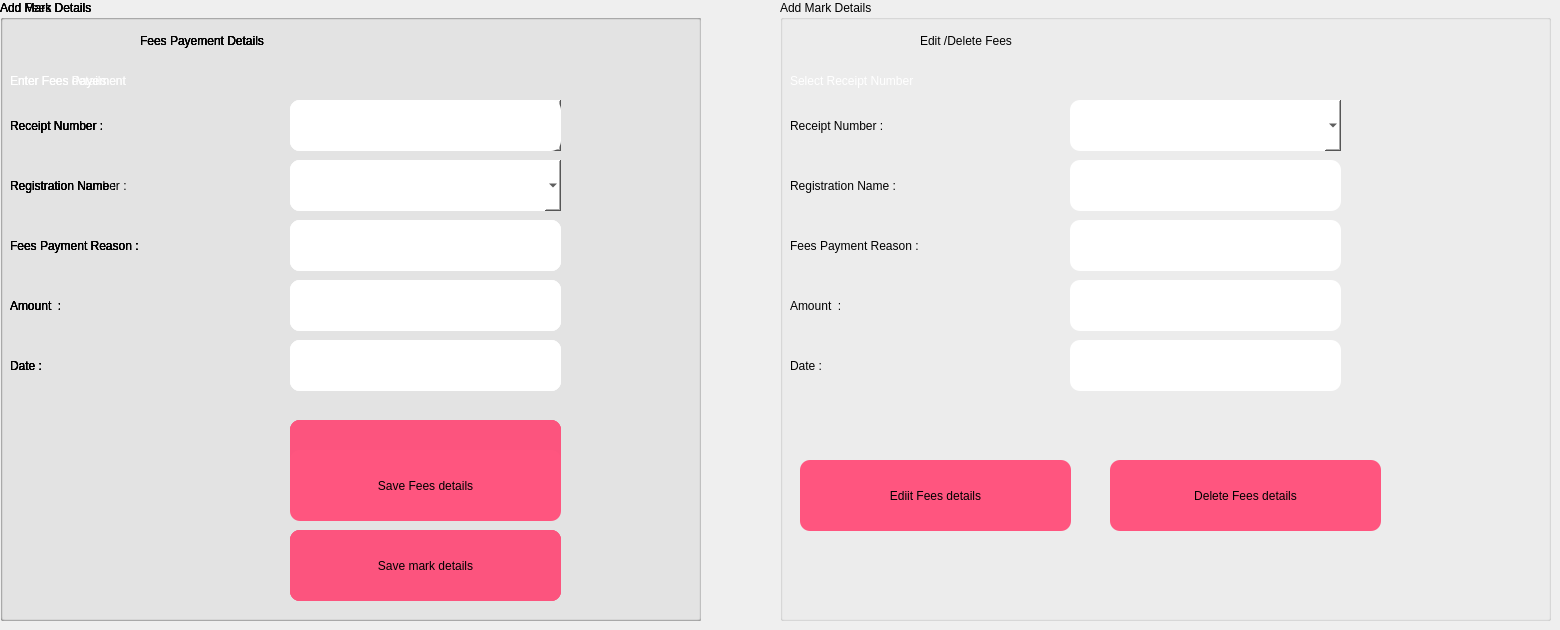
    <widget class="QWidget" name="tab_5">
     <attribute name="title">
      <string>fees</string>
     </attribute>
     <widget class="QGroupBox" name="groupBox_6">
      <property name="geometry">
       <rect>
        <x>0</x>
        <y>0</y>
        <width>701</width>
        <height>621</height>
       </rect>
      </property>
      <property name="title">
       <string>Add Mark Details</string>
      </property>
      <widget class="QLabel" name="label_83">
       <property name="geometry">
        <rect>
         <x>140</x>
         <y>10</y>
         <width>441</width>
         <height>61</height>
        </rect>
       </property>
       <property name="styleSheet">
        <string notr="true">font: 75 24pt &quot;MS Shell Dlg 2&quot;;</string>
       </property>
       <property name="text">
        <string>Fees Payement Details</string>
       </property>
      </widget>
      <widget class="QLabel" name="label_84">
       <property name="geometry">
        <rect>
         <x>10</x>
         <y>60</y>
         <width>541</width>
         <height>41</height>
        </rect>
       </property>
       <property name="styleSheet">
        <string notr="true">color:rgb(255, 255, 255);
font: 75 21pt &quot;MS Shell Dlg 2&quot;;</string>
       </property>
       <property name="text">
        <string>Enter Fees Payement </string>
       </property>
      </widget>
      <widget class="QLabel" name="label_85">
       <property name="geometry">
        <rect>
         <x>10</x>
         <y>100</y>
         <width>271</width>
         <height>51</height>
        </rect>
       </property>
       <property name="styleSheet">
        <string notr="true">font: 75 16pt &quot;MS Shell Dlg 2&quot;;</string>
       </property>
       <property name="text">
        <string>Receipt Number :</string>
       </property>
      </widget>
      <widget class="QComboBox" name="comboBox_12">
       <property name="geometry">
        <rect>
         <x>290</x>
         <y>100</y>
         <width>271</width>
         <height>51</height>
        </rect>
       </property>
       <property name="styleSheet">
        <string notr="true">background-color: rgb(255, 255, 255);
font: 75 12pt &quot;MS Shell Dlg 2&quot;;
border-radius:10px;
</string>
       </property>
      </widget>
      <widget class="QLabel" name="label_86">
       <property name="geometry">
        <rect>
         <x>10</x>
         <y>160</y>
         <width>271</width>
         <height>51</height>
        </rect>
       </property>
       <property name="styleSheet">
        <string notr="true">font: 75 16pt &quot;MS Shell Dlg 2&quot;;</string>
       </property>
       <property name="text">
        <string>Registration Name :</string>
       </property>
      </widget>
      <widget class="QLineEdit" name="lineEdit_40">
       <property name="geometry">
        <rect>
         <x>290</x>
         <y>160</y>
         <width>271</width>
         <height>51</height>
        </rect>
       </property>
       <property name="styleSheet">
        <string notr="true">background-color: rgb(255, 255, 255);
border-radius:10px;</string>
       </property>
      </widget>
      <widget class="QLineEdit" name="lineEdit_43">
       <property name="geometry">
        <rect>
         <x>290</x>
         <y>220</y>
         <width>271</width>
         <height>51</height>
        </rect>
       </property>
       <property name="styleSheet">
        <string notr="true">background-color: rgb(255, 255, 255);
border-radius:10px;</string>
       </property>
      </widget>
      <widget class="QLabel" name="label_87">
       <property name="geometry">
        <rect>
         <x>10</x>
         <y>220</y>
         <width>271</width>
         <height>51</height>
        </rect>
       </property>
       <property name="styleSheet">
        <string notr="true">font: 75 16pt &quot;MS Shell Dlg 2&quot;;</string>
       </property>
       <property name="text">
        <string>Fees Payment Reason :</string>
       </property>
      </widget>
      <widget class="QLineEdit" name="lineEdit_44">
       <property name="geometry">
        <rect>
         <x>290</x>
         <y>280</y>
         <width>271</width>
         <height>51</height>
        </rect>
       </property>
       <property name="styleSheet">
        <string notr="true">background-color: rgb(255, 255, 255);
border-radius:10px;</string>
       </property>
       <property name="text">
        <string/>
       </property>
      </widget>
      <widget class="QLabel" name="label_88">
       <property name="geometry">
        <rect>
         <x>10</x>
         <y>280</y>
         <width>271</width>
         <height>51</height>
        </rect>
       </property>
       <property name="styleSheet">
        <string notr="true">font: 75 16pt &quot;MS Shell Dlg 2&quot;;</string>
       </property>
       <property name="text">
        <string>Amount  :</string>
       </property>
      </widget>
      <widget class="QLineEdit" name="lineEdit_45">
       <property name="geometry">
        <rect>
         <x>290</x>
         <y>340</y>
         <width>271</width>
         <height>51</height>
        </rect>
       </property>
       <property name="styleSheet">
        <string notr="true">background-color: rgb(255, 255, 255);
border-radius:10px;</string>
       </property>
       <property name="text">
        <string/>
       </property>
      </widget>
      <widget class="QLabel" name="label_89">
       <property name="geometry">
        <rect>
         <x>10</x>
         <y>340</y>
         <width>271</width>
         <height>51</height>
        </rect>
       </property>
       <property name="styleSheet">
        <string notr="true">font: 75 16pt &quot;MS Shell Dlg 2&quot;;</string>
       </property>
       <property name="text">
        <string>Date :</string>
       </property>
      </widget>
      <widget class="QPushButton" name="pushButton_16">
       <property name="geometry">
        <rect>
         <x>290</x>
         <y>530</y>
         <width>271</width>
         <height>71</height>
        </rect>
       </property>
       <property name="styleSheet">
        <string notr="true">border-radius:10px;
background-color: rgb(255, 85, 127);
border-color: rgb(0, 0, 0);
border-width:2px;
border-color: rgb(0, 0, 0);
font: 75 16pt &quot;MS Shell Dlg 2&quot;;</string>
       </property>
       <property name="text">
        <string>Save mark details</string>
       </property>
      </widget>
      <widget class="QPushButton" name="pushButton_3">
       <property name="geometry">
        <rect>
         <x>290</x>
         <y>420</y>
         <width>271</width>
         <height>71</height>
        </rect>
       </property>
       <property name="styleSheet">
        <string notr="true">border-radius:10px;
background-color: rgb(255, 85, 127);
border-color: rgb(0, 0, 0);
border-width:2px;
border-color: rgb(0, 0, 0);
font: 75 16pt &quot;MS Shell Dlg 2&quot;;</string>
       </property>
       <property name="text">
        <string>Save Fees details</string>
       </property>
      </widget>
      <widget class="QGroupBox" name="groupBox_7">
       <property name="geometry">
        <rect>
         <x>0</x>
         <y>0</y>
         <width>701</width>
         <height>621</height>
        </rect>
       </property>
       <property name="title">
        <string>Add Mark Details</string>
       </property>
       <widget class="QLabel" name="label_90">
        <property name="geometry">
         <rect>
          <x>140</x>
          <y>10</y>
          <width>441</width>
          <height>61</height>
         </rect>
        </property>
        <property name="styleSheet">
         <string notr="true">font: 75 24pt &quot;MS Shell Dlg 2&quot;;</string>
        </property>
        <property name="text">
         <string>Fees Payement Details</string>
        </property>
       </widget>
       <widget class="QLabel" name="label_91">
        <property name="geometry">
         <rect>
          <x>10</x>
          <y>60</y>
          <width>541</width>
          <height>41</height>
         </rect>
        </property>
        <property name="styleSheet">
         <string notr="true">color:rgb(255, 255, 255);
font: 75 21pt &quot;MS Shell Dlg 2&quot;;</string>
        </property>
        <property name="text">
         <string>Enter Fees Payement </string>
        </property>
       </widget>
       <widget class="QLabel" name="label_92">
        <property name="geometry">
         <rect>
          <x>10</x>
          <y>100</y>
          <width>271</width>
          <height>51</height>
         </rect>
        </property>
        <property name="styleSheet">
         <string notr="true">font: 75 16pt &quot;MS Shell Dlg 2&quot;;</string>
        </property>
        <property name="text">
         <string>Receipt Number :</string>
        </property>
       </widget>
       <widget class="QComboBox" name="comboBox_13">
        <property name="geometry">
         <rect>
          <x>290</x>
          <y>100</y>
          <width>271</width>
          <height>51</height>
         </rect>
        </property>
        <property name="styleSheet">
         <string notr="true">background-color: rgb(255, 255, 255);
font: 75 12pt &quot;MS Shell Dlg 2&quot;;
border-radius:10px;
</string>
        </property>
       </widget>
       <widget class="QLabel" name="label_93">
        <property name="geometry">
         <rect>
          <x>10</x>
          <y>160</y>
          <width>271</width>
          <height>51</height>
         </rect>
        </property>
        <property name="styleSheet">
         <string notr="true">font: 75 16pt &quot;MS Shell Dlg 2&quot;;</string>
        </property>
        <property name="text">
         <string>Registration Name :</string>
        </property>
       </widget>
       <widget class="QLineEdit" name="lineEdit_46">
        <property name="geometry">
         <rect>
          <x>290</x>
          <y>160</y>
          <width>271</width>
          <height>51</height>
         </rect>
        </property>
        <property name="styleSheet">
         <string notr="true">background-color: rgb(255, 255, 255);
border-radius:10px;</string>
        </property>
       </widget>
       <widget class="QLineEdit" name="lineEdit_47">
        <property name="geometry">
         <rect>
          <x>290</x>
          <y>220</y>
          <width>271</width>
          <height>51</height>
         </rect>
        </property>
        <property name="styleSheet">
         <string notr="true">background-color: rgb(255, 255, 255);
border-radius:10px;</string>
        </property>
       </widget>
       <widget class="QLabel" name="label_94">
        <property name="geometry">
         <rect>
          <x>10</x>
          <y>220</y>
          <width>271</width>
          <height>51</height>
         </rect>
        </property>
        <property name="styleSheet">
         <string notr="true">font: 75 16pt &quot;MS Shell Dlg 2&quot;;</string>
        </property>
        <property name="text">
         <string>Fees Payment Reason :</string>
        </property>
       </widget>
       <widget class="QLineEdit" name="lineEdit_48">
        <property name="geometry">
         <rect>
          <x>290</x>
          <y>280</y>
          <width>271</width>
          <height>51</height>
         </rect>
        </property>
        <property name="styleSheet">
         <string notr="true">background-color: rgb(255, 255, 255);
border-radius:10px;</string>
        </property>
        <property name="text">
         <string/>
        </property>
       </widget>
       <widget class="QLabel" name="label_95">
        <property name="geometry">
         <rect>
          <x>10</x>
          <y>280</y>
          <width>271</width>
          <height>51</height>
         </rect>
        </property>
        <property name="styleSheet">
         <string notr="true">font: 75 16pt &quot;MS Shell Dlg 2&quot;;</string>
        </property>
        <property name="text">
         <string>Amount  :</string>
        </property>
       </widget>
       <widget class="QLineEdit" name="lineEdit_49">
        <property name="geometry">
         <rect>
          <x>290</x>
          <y>340</y>
          <width>271</width>
          <height>51</height>
         </rect>
        </property>
        <property name="styleSheet">
         <string notr="true">background-color: rgb(255, 255, 255);
border-radius:10px;</string>
        </property>
        <property name="text">
         <string/>
        </property>
       </widget>
       <widget class="QLabel" name="label_96">
        <property name="geometry">
         <rect>
          <x>10</x>
          <y>340</y>
          <width>271</width>
          <height>51</height>
         </rect>
        </property>
        <property name="styleSheet">
         <string notr="true">font: 75 16pt &quot;MS Shell Dlg 2&quot;;</string>
        </property>
        <property name="text">
         <string>Date :</string>
        </property>
       </widget>
       <widget class="QPushButton" name="pushButton_17">
        <property name="geometry">
         <rect>
          <x>290</x>
          <y>530</y>
          <width>271</width>
          <height>71</height>
         </rect>
        </property>
        <property name="styleSheet">
         <string notr="true">border-radius:10px;
background-color: rgb(255, 85, 127);
border-color: rgb(0, 0, 0);
border-width:2px;
border-color: rgb(0, 0, 0);
font: 75 16pt &quot;MS Shell Dlg 2&quot;;</string>
        </property>
        <property name="text">
         <string>Save mark details</string>
        </property>
       </widget>
       <widget class="QPushButton" name="pushButton_4">
        <property name="geometry">
         <rect>
          <x>290</x>
          <y>420</y>
          <width>271</width>
          <height>71</height>
         </rect>
        </property>
        <property name="styleSheet">
         <string notr="true">border-radius:10px;
background-color: rgb(255, 85, 127);
border-color: rgb(0, 0, 0);
border-width:2px;
border-color: rgb(0, 0, 0);
font: 75 16pt &quot;MS Shell Dlg 2&quot;;</string>
        </property>
        <property name="text">
         <string>Save Fees details</string>
        </property>
       </widget>
       <widget class="QGroupBox" name="groupBox_8">
        <property name="geometry">
         <rect>
          <x>0</x>
          <y>0</y>
          <width>741</width>
          <height>621</height>
         </rect>
        </property>
        <property name="title">
         <string>Add Mark Details</string>
        </property>
        <widget class="QLabel" name="label_97">
         <property name="geometry">
          <rect>
           <x>140</x>
           <y>10</y>
           <width>441</width>
           <height>61</height>
          </rect>
         </property>
         <property name="styleSheet">
          <string notr="true">font: 75 24pt &quot;MS Shell Dlg 2&quot;;</string>
         </property>
         <property name="text">
          <string>Fees Payement Details</string>
         </property>
        </widget>
        <widget class="QLabel" name="label_98">
         <property name="geometry">
          <rect>
           <x>10</x>
           <y>60</y>
           <width>541</width>
           <height>41</height>
          </rect>
         </property>
         <property name="styleSheet">
          <string notr="true">color:rgb(255, 255, 255);
font: 75 21pt &quot;MS Shell Dlg 2&quot;;</string>
         </property>
         <property name="text">
          <string>Enter Fees Payement </string>
         </property>
        </widget>
        <widget class="QLabel" name="label_99">
         <property name="geometry">
          <rect>
           <x>10</x>
           <y>100</y>
           <width>271</width>
           <height>51</height>
          </rect>
         </property>
         <property name="styleSheet">
          <string notr="true">font: 75 16pt &quot;MS Shell Dlg 2&quot;;</string>
         </property>
         <property name="text">
          <string>Receipt Number :</string>
         </property>
        </widget>
        <widget class="QComboBox" name="comboBox_14">
         <property name="geometry">
          <rect>
           <x>290</x>
           <y>100</y>
           <width>271</width>
           <height>51</height>
          </rect>
         </property>
         <property name="styleSheet">
          <string notr="true">background-color: rgb(255, 255, 255);
font: 75 12pt &quot;MS Shell Dlg 2&quot;;
border-radius:10px;
</string>
         </property>
        </widget>
        <widget class="QLabel" name="label_100">
         <property name="geometry">
          <rect>
           <x>10</x>
           <y>160</y>
           <width>271</width>
           <height>51</height>
          </rect>
         </property>
         <property name="styleSheet">
          <string notr="true">font: 75 16pt &quot;MS Shell Dlg 2&quot;;</string>
         </property>
         <property name="text">
          <string>Registration Name :</string>
         </property>
        </widget>
        <widget class="QLineEdit" name="lineEdit_50">
         <property name="geometry">
          <rect>
           <x>290</x>
           <y>160</y>
           <width>271</width>
           <height>51</height>
          </rect>
         </property>
         <property name="styleSheet">
          <string notr="true">background-color: rgb(255, 255, 255);
border-radius:10px;</string>
         </property>
        </widget>
        <widget class="QLineEdit" name="lineEdit_51">
         <property name="geometry">
          <rect>
           <x>290</x>
           <y>220</y>
           <width>271</width>
           <height>51</height>
          </rect>
         </property>
         <property name="styleSheet">
          <string notr="true">background-color: rgb(255, 255, 255);
border-radius:10px;</string>
         </property>
        </widget>
        <widget class="QLabel" name="label_101">
         <property name="geometry">
          <rect>
           <x>10</x>
           <y>220</y>
           <width>271</width>
           <height>51</height>
          </rect>
         </property>
         <property name="styleSheet">
          <string notr="true">font: 75 16pt &quot;MS Shell Dlg 2&quot;;</string>
         </property>
         <property name="text">
          <string>Fees Payment Reason :</string>
         </property>
        </widget>
        <widget class="QLineEdit" name="lineEdit_52">
         <property name="geometry">
          <rect>
           <x>290</x>
           <y>280</y>
           <width>271</width>
           <height>51</height>
          </rect>
         </property>
         <property name="styleSheet">
          <string notr="true">background-color: rgb(255, 255, 255);
border-radius:10px;</string>
         </property>
         <property name="text">
          <string/>
         </property>
        </widget>
        <widget class="QLabel" name="label_102">
         <property name="geometry">
          <rect>
           <x>10</x>
           <y>280</y>
           <width>271</width>
           <height>51</height>
          </rect>
         </property>
         <property name="styleSheet">
          <string notr="true">font: 75 16pt &quot;MS Shell Dlg 2&quot;;</string>
         </property>
         <property name="text">
          <string>Amount  :</string>
         </property>
        </widget>
        <widget class="QLineEdit" name="lineEdit_53">
         <property name="geometry">
          <rect>
           <x>290</x>
           <y>340</y>
           <width>271</width>
           <height>51</height>
          </rect>
         </property>
         <property name="styleSheet">
          <string notr="true">background-color: rgb(255, 255, 255);
border-radius:10px;</string>
         </property>
         <property name="text">
          <string/>
         </property>
        </widget>
        <widget class="QLabel" name="label_103">
         <property name="geometry">
          <rect>
           <x>10</x>
           <y>340</y>
           <width>271</width>
           <height>51</height>
          </rect>
         </property>
         <property name="styleSheet">
          <string notr="true">font: 75 16pt &quot;MS Shell Dlg 2&quot;;</string>
         </property>
         <property name="text">
          <string>Date :</string>
         </property>
        </widget>
        <widget class="QPushButton" name="pushButton_18">
         <property name="geometry">
          <rect>
           <x>290</x>
           <y>530</y>
           <width>271</width>
           <height>71</height>
          </rect>
         </property>
         <property name="styleSheet">
          <string notr="true">border-radius:10px;
background-color: rgb(255, 85, 127);
border-color: rgb(0, 0, 0);
border-width:2px;
border-color: rgb(0, 0, 0);
font: 75 16pt &quot;MS Shell Dlg 2&quot;;</string>
         </property>
         <property name="text">
          <string>Save mark details</string>
         </property>
        </widget>
        <widget class="QPushButton" name="pushButton_19">
         <property name="geometry">
          <rect>
           <x>290</x>
           <y>420</y>
           <width>271</width>
           <height>71</height>
          </rect>
         </property>
         <property name="styleSheet">
          <string notr="true">border-radius:10px;
background-color: rgb(255, 85, 127);
border-color: rgb(0, 0, 0);
border-width:2px;
border-color: rgb(0, 0, 0);
font: 75 16pt &quot;MS Shell Dlg 2&quot;;</string>
         </property>
         <property name="text">
          <string>Save Fees details</string>
         </property>
        </widget>
        <widget class="QGroupBox" name="groupBox_9">
         <property name="geometry">
          <rect>
           <x>0</x>
           <y>0</y>
           <width>771</width>
           <height>621</height>
          </rect>
         </property>
         <property name="title">
          <string>Add Fees Details</string>
         </property>
         <widget class="QLabel" name="label_104">
          <property name="geometry">
           <rect>
            <x>140</x>
            <y>10</y>
            <width>441</width>
            <height>61</height>
           </rect>
          </property>
          <property name="styleSheet">
           <string notr="true">font: 75 24pt &quot;MS Shell Dlg 2&quot;;</string>
          </property>
          <property name="text">
           <string>Fees Payement Details</string>
          </property>
         </widget>
         <widget class="QLabel" name="label_105">
          <property name="geometry">
           <rect>
            <x>10</x>
            <y>60</y>
            <width>541</width>
            <height>41</height>
           </rect>
          </property>
          <property name="styleSheet">
           <string notr="true">color:rgb(255, 255, 255);
font: 75 21pt &quot;MS Shell Dlg 2&quot;;</string>
          </property>
          <property name="text">
           <string>Enter Fees details </string>
          </property>
         </widget>
         <widget class="QLabel" name="label_106">
          <property name="geometry">
           <rect>
            <x>10</x>
            <y>100</y>
            <width>271</width>
            <height>51</height>
           </rect>
          </property>
          <property name="styleSheet">
           <string notr="true">font: 75 16pt &quot;MS Shell Dlg 2&quot;;</string>
          </property>
          <property name="text">
           <string>Receipt Number :</string>
          </property>
         </widget>
         <widget class="QLabel" name="label_107">
          <property name="geometry">
           <rect>
            <x>10</x>
            <y>160</y>
            <width>271</width>
            <height>51</height>
           </rect>
          </property>
          <property name="styleSheet">
           <string notr="true">font: 75 16pt &quot;MS Shell Dlg 2&quot;;</string>
          </property>
          <property name="text">
           <string>Registration Number :</string>
          </property>
         </widget>
         <widget class="QLineEdit" name="lineEdit_54">
          <property name="geometry">
           <rect>
            <x>290</x>
            <y>100</y>
            <width>271</width>
            <height>51</height>
           </rect>
          </property>
          <property name="styleSheet">
           <string notr="true">background-color: rgb(255, 255, 255);
border-radius:10px;</string>
          </property>
         </widget>
         <widget class="QLineEdit" name="lineEdit_55">
          <property name="geometry">
           <rect>
            <x>290</x>
            <y>220</y>
            <width>271</width>
            <height>51</height>
           </rect>
          </property>
          <property name="styleSheet">
           <string notr="true">background-color: rgb(255, 255, 255);
border-radius:10px;</string>
          </property>
         </widget>
         <widget class="QLabel" name="label_108">
          <property name="geometry">
           <rect>
            <x>10</x>
            <y>220</y>
            <width>271</width>
            <height>51</height>
           </rect>
          </property>
          <property name="styleSheet">
           <string notr="true">font: 75 16pt &quot;MS Shell Dlg 2&quot;;</string>
          </property>
          <property name="text">
           <string>Fees Payment Reason :</string>
          </property>
         </widget>
         <widget class="QLineEdit" name="lineEdit_56">
          <property name="geometry">
           <rect>
            <x>290</x>
            <y>280</y>
            <width>271</width>
            <height>51</height>
           </rect>
          </property>
          <property name="styleSheet">
           <string notr="true">background-color: rgb(255, 255, 255);
border-radius:10px;</string>
          </property>
          <property name="text">
           <string/>
          </property>
         </widget>
         <widget class="QLabel" name="label_109">
          <property name="geometry">
           <rect>
            <x>10</x>
            <y>280</y>
            <width>271</width>
            <height>51</height>
           </rect>
          </property>
          <property name="styleSheet">
           <string notr="true">font: 75 16pt &quot;MS Shell Dlg 2&quot;;</string>
          </property>
          <property name="text">
           <string>Amount  :</string>
          </property>
         </widget>
         <widget class="QLineEdit" name="lineEdit_57">
          <property name="geometry">
           <rect>
            <x>290</x>
            <y>340</y>
            <width>271</width>
            <height>51</height>
           </rect>
          </property>
          <property name="styleSheet">
           <string notr="true">background-color: rgb(255, 255, 255);
border-radius:10px;</string>
          </property>
          <property name="text">
           <string/>
          </property>
         </widget>
         <widget class="QLabel" name="label_110">
          <property name="geometry">
           <rect>
            <x>10</x>
            <y>340</y>
            <width>271</width>
            <height>51</height>
           </rect>
          </property>
          <property name="styleSheet">
           <string notr="true">font: 75 16pt &quot;MS Shell Dlg 2&quot;;</string>
          </property>
          <property name="text">
           <string>Date :</string>
          </property>
         </widget>
         <widget class="QPushButton" name="pushButton_21">
          <property name="geometry">
           <rect>
            <x>290</x>
            <y>450</y>
            <width>271</width>
            <height>71</height>
           </rect>
          </property>
          <property name="styleSheet">
           <string notr="true">border-radius:10px;
background-color: rgb(255, 85, 127);
border-color: rgb(0, 0, 0);
border-width:2px;
border-color: rgb(0, 0, 0);
font: 75 16pt &quot;MS Shell Dlg 2&quot;;</string>
          </property>
          <property name="text">
           <string>Save Fees details</string>
          </property>
         </widget>
         <widget class="QComboBox" name="comboBox_15">
          <property name="geometry">
           <rect>
            <x>290</x>
            <y>160</y>
            <width>271</width>
            <height>51</height>
           </rect>
          </property>
          <property name="styleSheet">
           <string notr="true">background-color: rgb(255, 255, 255);
font: 75 12pt &quot;MS Shell Dlg 2&quot;;
border-radius:10px;
</string>
          </property>
         </widget>
        </widget>
       </widget>
      </widget>
     </widget>
     <widget class="QGroupBox" name="groupBox_10">
      <property name="geometry">
       <rect>
        <x>780</x>
        <y>0</y>
        <width>771</width>
        <height>621</height>
       </rect>
      </property>
      <property name="title">
       <string>Add Mark Details</string>
      </property>
      <widget class="QLabel" name="label_111">
       <property name="geometry">
        <rect>
         <x>140</x>
         <y>10</y>
         <width>441</width>
         <height>61</height>
        </rect>
       </property>
       <property name="styleSheet">
        <string notr="true">font: 75 24pt &quot;MS Shell Dlg 2&quot;;</string>
       </property>
       <property name="text">
        <string>Edit /Delete Fees</string>
       </property>
      </widget>
      <widget class="QLabel" name="label_112">
       <property name="geometry">
        <rect>
         <x>10</x>
         <y>60</y>
         <width>541</width>
         <height>41</height>
        </rect>
       </property>
       <property name="styleSheet">
        <string notr="true">color:rgb(255, 255, 255);
font: 75 21pt &quot;MS Shell Dlg 2&quot;;</string>
       </property>
       <property name="text">
        <string>Select Receipt Number</string>
       </property>
      </widget>
      <widget class="QLabel" name="label_113">
       <property name="geometry">
        <rect>
         <x>10</x>
         <y>100</y>
         <width>271</width>
         <height>51</height>
        </rect>
       </property>
       <property name="styleSheet">
        <string notr="true">font: 75 16pt &quot;MS Shell Dlg 2&quot;;</string>
       </property>
       <property name="text">
        <string>Receipt Number :</string>
       </property>
      </widget>
      <widget class="QComboBox" name="comboBox_16">
       <property name="geometry">
        <rect>
         <x>290</x>
         <y>100</y>
         <width>271</width>
         <height>51</height>
        </rect>
       </property>
       <property name="styleSheet">
        <string notr="true">background-color: rgb(255, 255, 255);
font: 75 12pt &quot;MS Shell Dlg 2&quot;;
border-radius:10px;
</string>
       </property>
      </widget>
      <widget class="QLabel" name="label_114">
       <property name="geometry">
        <rect>
         <x>10</x>
         <y>160</y>
         <width>271</width>
         <height>51</height>
        </rect>
       </property>
       <property name="styleSheet">
        <string notr="true">font: 75 16pt &quot;MS Shell Dlg 2&quot;;</string>
       </property>
       <property name="text">
        <string>Registration Name :</string>
       </property>
      </widget>
      <widget class="QLineEdit" name="lineEdit_58">
       <property name="geometry">
        <rect>
         <x>290</x>
         <y>160</y>
         <width>271</width>
         <height>51</height>
        </rect>
       </property>
       <property name="styleSheet">
        <string notr="true">background-color: rgb(255, 255, 255);
border-radius:10px;</string>
       </property>
      </widget>
      <widget class="QLineEdit" name="lineEdit_59">
       <property name="geometry">
        <rect>
         <x>290</x>
         <y>220</y>
         <width>271</width>
         <height>51</height>
        </rect>
       </property>
       <property name="styleSheet">
        <string notr="true">background-color: rgb(255, 255, 255);
border-radius:10px;</string>
       </property>
      </widget>
      <widget class="QLabel" name="label_115">
       <property name="geometry">
        <rect>
         <x>10</x>
         <y>220</y>
         <width>271</width>
         <height>51</height>
        </rect>
       </property>
       <property name="styleSheet">
        <string notr="true">font: 75 16pt &quot;MS Shell Dlg 2&quot;;</string>
       </property>
       <property name="text">
        <string>Fees Payment Reason :</string>
       </property>
      </widget>
      <widget class="QLineEdit" name="lineEdit_60">
       <property name="geometry">
        <rect>
         <x>290</x>
         <y>280</y>
         <width>271</width>
         <height>51</height>
        </rect>
       </property>
       <property name="styleSheet">
        <string notr="true">background-color: rgb(255, 255, 255);
border-radius:10px;</string>
       </property>
       <property name="text">
        <string/>
       </property>
      </widget>
      <widget class="QLabel" name="label_116">
       <property name="geometry">
        <rect>
         <x>10</x>
         <y>280</y>
         <width>271</width>
         <height>51</height>
        </rect>
       </property>
       <property name="styleSheet">
        <string notr="true">font: 75 16pt &quot;MS Shell Dlg 2&quot;;</string>
       </property>
       <property name="text">
        <string>Amount  :</string>
       </property>
      </widget>
      <widget class="QLineEdit" name="lineEdit_61">
       <property name="geometry">
        <rect>
         <x>290</x>
         <y>340</y>
         <width>271</width>
         <height>51</height>
        </rect>
       </property>
       <property name="styleSheet">
        <string notr="true">background-color: rgb(255, 255, 255);
border-radius:10px;</string>
       </property>
       <property name="text">
        <string/>
       </property>
      </widget>
      <widget class="QLabel" name="label_117">
       <property name="geometry">
        <rect>
         <x>10</x>
         <y>340</y>
         <width>271</width>
         <height>51</height>
        </rect>
       </property>
       <property name="styleSheet">
        <string notr="true">font: 75 16pt &quot;MS Shell Dlg 2&quot;;</string>
       </property>
       <property name="text">
        <string>Date :</string>
       </property>
      </widget>
      <widget class="QPushButton" name="pushButton_23">
       <property name="geometry">
        <rect>
         <x>330</x>
         <y>460</y>
         <width>271</width>
         <height>71</height>
        </rect>
       </property>
       <property name="styleSheet">
        <string notr="true">border-radius:10px;
background-color: rgb(255, 85, 127);
border-color: rgb(0, 0, 0);
border-width:2px;
border-color: rgb(0, 0, 0);
font: 75 16pt &quot;MS Shell Dlg 2&quot;;</string>
       </property>
       <property name="text">
        <string>Delete Fees details</string>
       </property>
      </widget>
      <widget class="QPushButton" name="pushButton_24">
       <property name="geometry">
        <rect>
         <x>20</x>
         <y>460</y>
         <width>271</width>
         <height>71</height>
        </rect>
       </property>
       <property name="styleSheet">
        <string notr="true">border-radius:10px;
background-color: rgb(255, 85, 127);
border-color: rgb(0, 0, 0);
border-width:2px;
border-color: rgb(0, 0, 0);
font: 75 16pt &quot;MS Shell Dlg 2&quot;;</string>
       </property>
       <property name="text">
        <string>Ediit Fees details</string>
       </property>
      </widget>
     </widget>
    </widget>
